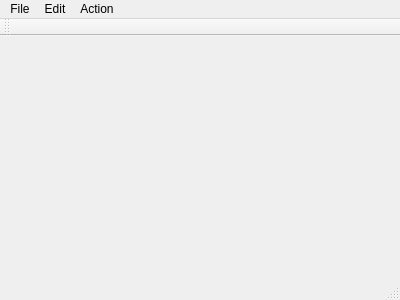
<?xml version="1.0" encoding="UTF-8"?>
<ui version="4.0">
 <class>MainWindow</class>
 <widget class="QMainWindow" name="MainWindow">
  <property name="geometry">
   <rect>
    <x>0</x>
    <y>0</y>
    <width>400</width>
    <height>300</height>
   </rect>
  </property>
  <property name="windowTitle">
   <string>MainWindow</string>
  </property>
  <widget class="QWidget" name="centralWidget"/>
  <widget class="QMenuBar" name="menuBar">
   <property name="geometry">
    <rect>
     <x>0</x>
     <y>0</y>
     <width>400</width>
     <height>27</height>
    </rect>
   </property>
   <widget class="QMenu" name="menuFile">
    <property name="title">
     <string>File</string>
    </property>
    <widget class="QMenu" name="menuFoo">
     <property name="title">
      <string>Foo</string>
     </property>
     <addaction name="actionBar1"/>
     <addaction name="actionBar2"/>
    </widget>
    <addaction name="menuFoo"/>
    <addaction name="actionFoo2"/>
    <addaction name="separator"/>
   </widget>
   <widget class="QMenu" name="menuEdit">
    <property name="title">
     <string>Edit</string>
    </property>
    <addaction name="actionEdit1"/>
    <addaction name="actionEdit2"/>
   </widget>
   <widget class="QMenu" name="menuAction">
    <property name="title">
     <string>Action</string>
    </property>
   </widget>
   <addaction name="menuFile"/>
   <addaction name="menuEdit"/>
   <addaction name="menuAction"/>
  </widget>
  <widget class="QToolBar" name="mainToolBar">
   <attribute name="toolBarArea">
    <enum>TopToolBarArea</enum>
   </attribute>
   <attribute name="toolBarBreak">
    <bool>false</bool>
   </attribute>
  </widget>
  <widget class="QStatusBar" name="statusBar"/>
  <action name="actionBar1">
   <property name="text">
    <string>Bar1</string>
   </property>
  </action>
  <action name="actionBar2">
   <property name="text">
    <string>Bar2</string>
   </property>
  </action>
  <action name="actionFoo2">
   <property name="text">
    <string>Foo2</string>
   </property>
  </action>
  <action name="actionEdit1">
   <property name="text">
    <string>Edit1</string>
   </property>
  </action>
  <action name="actionEdit2">
   <property name="text">
    <string>Edit2</string>
   </property>
  </action>
 </widget>
 <layoutdefault spacing="6" margin="11"/>
 <resources/>
 <connections/>
</ui>
